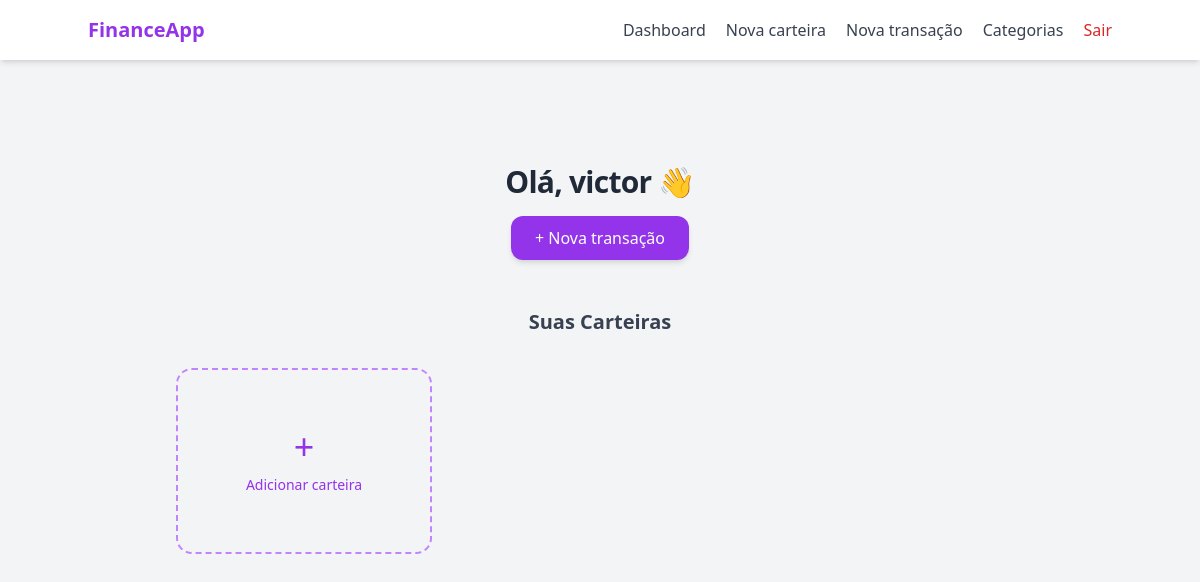
The page /dashboard (signed in) on the database as committed earlier.
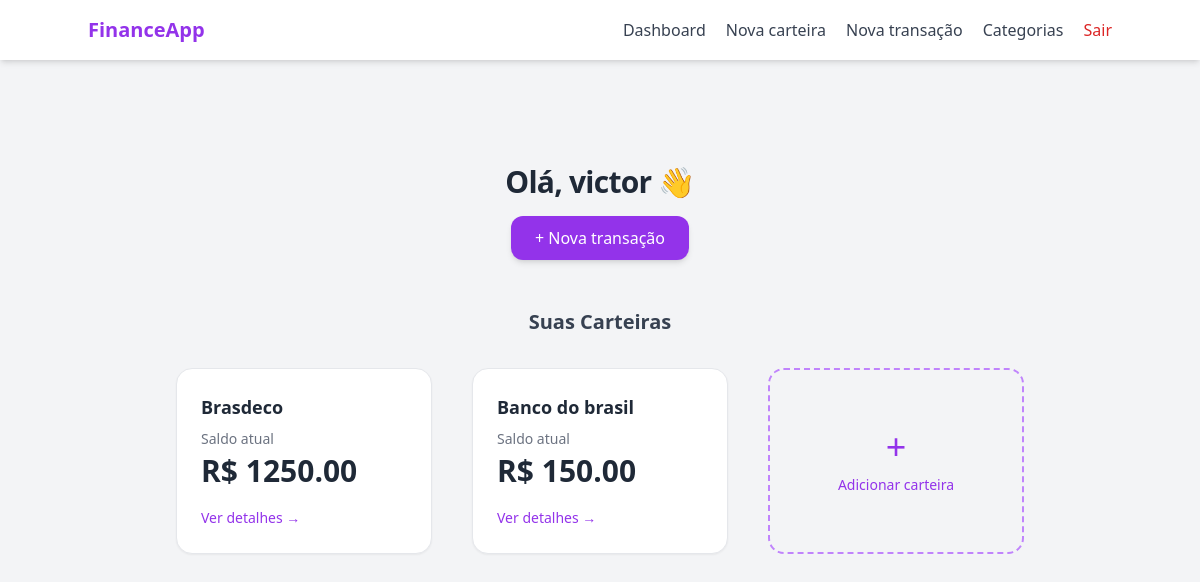
The same page on the database as committed later.
### models/user.py (models this page shows, shortened)
class User(db.Model, UserMixin):
    __tablename__ = "users"
    id = db.Column(db.Integer, primary_key= True)
    username = db.Column(db.String(100), nullable= False)
    email = db.Column(db.String(120), unique= True, nullable= False)
    password = db.Column(db.String(255), nullable= False)

### models/wallet.py (models this page shows, shortened)
class Wallet(db.Model):
    __tablename__ = "wallets"
    id = db.Column(db.Integer, primary_key= True)
    wallet_name = db.Column(db.String(100), nullable= False)
    initial_balance = db.Column(db.Float, default= 0.0)
    current_balance = db.Column(db.Float, default= 0.0)
    is_active = db.Column(db.Boolean, default= True)
    created_at = db.Column(db.DateTime, default= lambda: datetime.now(timezone.utc).date())
    user_id = db.Column(db.Integer, db.ForeignKey("users.id"), nullable= False)
    transactions = db.relationship("Transaction", backref="wallets", lazy= True)

### routes/main_routes.py (the view)
@main_bp.route("/dashboard", methods=["GET"])
@login_required
def dashboard_page():
    wallets = WalletController.get_wallets_by_user(current_user.id)
    return render_template("index.html", user= current_user, wallets= wallets)

### controllers/wallet_controller.py (called while the page is built)
    @staticmethod
    def get_wallets_by_user(user_id):
        wallets = Wallet.query.filter_by(user_id= user_id, is_active= True).all()
        return wallets

### templates/index.html (shortened to what this page needs)
{% extends "base.html" %}
{% block content %}
<div class="w-full flex flex-col items-center pt-16 pb-24">
    <h1 class="text-gray-800 text-3xl font-bold tracking-tight mb-4">
        Olá, {{ user.username.split()[0] }} 👋
    </h1>
    <a href="{{ url_for('transaction_bp.transaction_new_page') }}"
       class="px-6 py-2.5 rounded-xl bg-purple-600 text-white font-medium shadow-md
              hover:bg-purple-700 hover:shadow-lg transition-all mb-12">
        + Nova transação
    </a>
    <h2 class="text-gray-700 text-xl font-semibold mb-8">
        Suas Carteiras
    </h2>
    <div class="grid grid-cols-1 sm:grid-cols-2 lg:grid-cols-3 gap-10 justify-items-center">
        {% for wallet in wallets %}
        <a href="{{ url_for('wallet_bp.wallet_detail_page', wallet_id=wallet.id) }}"
           class="w-64 bg-white rounded-2xl shadow-sm p-6 border border-gray-200
                  hover:shadow-xl hover:-translate-y-1 transition-all duration-300 text-gray-800">
            <h3 class="font-semibold text-lg mb-2">
                {{ wallet.wallet_name }}
            </h3>
            <p class="text-sm text-gray-500 mb-1">Saldo atual</p>
            <p class="text-3xl font-bold mb-4">
                R$ {{ "%.2f"|format(wallet.current_balance) }}
            </p>
            <span class="text-purple-600 text-sm font-medium hover:underline">
                Ver detalhes →
            </span>
        </a>
        {% endfor %}
        <a href="{{url_for('wallet_bp.wallet_new_page')}}"
           class="w-64 h-[186px] flex flex-col gap-2 items-center justify-center p-6
                  rounded-2xl border-2 border-dashed border-purple-400 text-purple-600
                  hover:bg-purple-50 hover:border-purple-500 hover:shadow-md transition-all">
            <span class="text-4xl font-light">+</span>
            <span class="font-medium text-sm">Adicionar carteira</span>
        </a>
    </div>
</div>
{% endblock %}

### templates/base.html (shortened to what this page needs)
<!DOCTYPE html>
<html lang="pt-br">
<head>
    <script src="https://cdn.tailwindcss.com"></script>
</head>
<body class="bg-gray-100 text-gray-800">
    <header class="bg-white shadow-md p-4">
        <div class="max-w-5xl mx-auto flex items-center justify-between">
            <div class="text-xl font-bold text-purple-600">
                FinanceApp
            </div>
            <nav class="flex items-center gap-5 text-gray-700">
                <a href="/dashboard" class="hover:text-purple-600 transition">Dashboard</a>
                <a href="/wallet/new" class="hover:text-purple-600 transition">Nova carteira</a>
                <a href="/transaction/new" class="hover:text-purple-600 transition">Nova transação</a>
                <a href="{{ url_for('category_bp.category_index_page') }}" class="hover:text-purple-600 transition">Categorias</a>
                <a href="{{ url_for('auth_bp.logout') }}"
                   class="text-red-600 font-medium hover:text-red-700 transition">
                    Sair
                </a>
            </nav>
        </div>
    </header>
    <main class="max-w-5xl mx-auto py-10 px-4">
        {% block content %}
        {% endblock %}
    </main>
</body>
</html>

Rows that differ between the two databases and show on the page:
added Wallet: wallet_name "Brasdeco", current_balance "1250.00"
added Wallet: wallet_name "Banco do brasil", current_balance "150.00"
